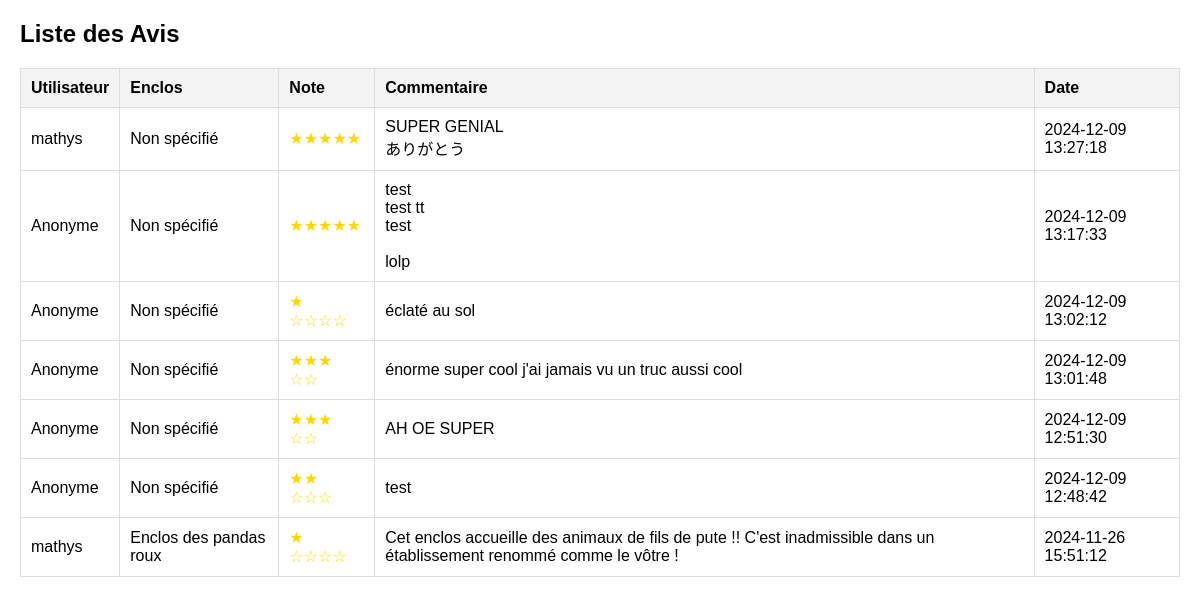
/back/get_review.php, run on an earlier commit of the app's database.
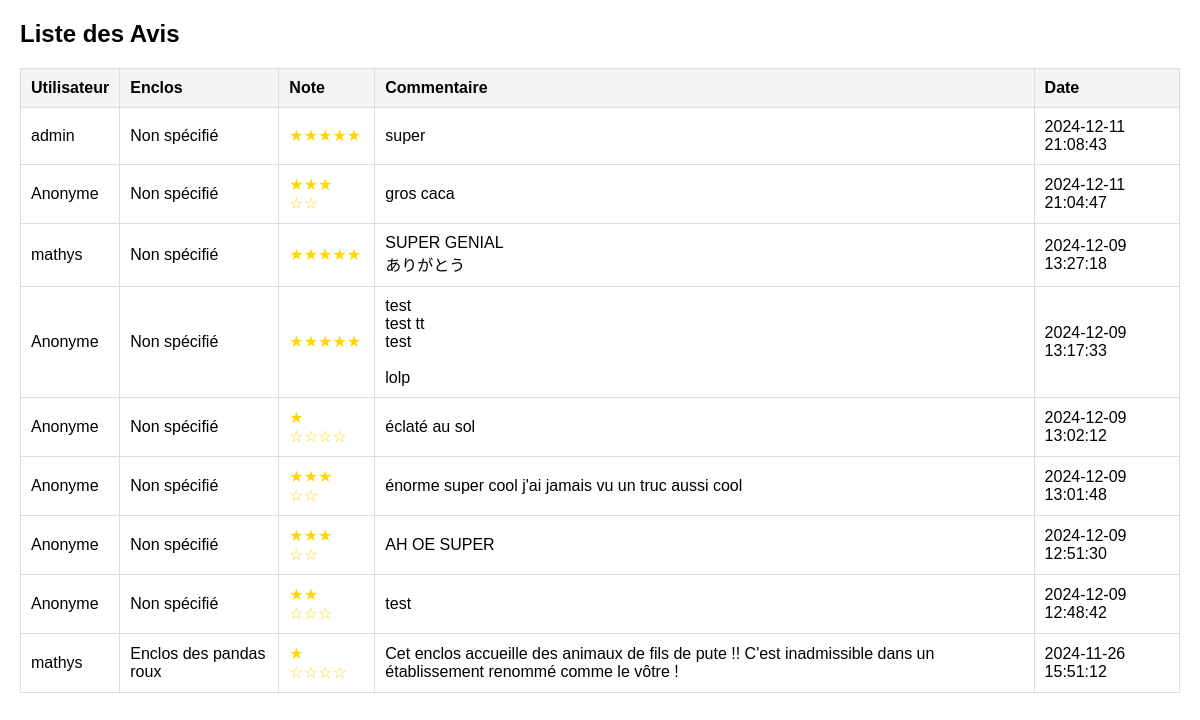
And on a later commit of the database.
### tables this page shows
CREATE TABLE IF NOT EXISTS `reviews` (
  `review_id` int NOT NULL AUTO_INCREMENT,
  `user_id` int DEFAULT NULL,
  `enclosure_id` int DEFAULT NULL,
  `rating` int NOT NULL,
  `comment` text,
  `created_at` timestamp NULL DEFAULT CURRENT_TIMESTAMP,
  PRIMARY KEY (`review_id`),
  KEY `user_id` (`user_id`),
  KEY `enclosure_id` (`enclosure_id`)
);

CREATE TABLE IF NOT EXISTS `users` (
  `user_id` int NOT NULL AUTO_INCREMENT,
  `username` varchar(50) NOT NULL,
  `password` varchar(255) NOT NULL,
  `email` varchar(100) NOT NULL,
  `role` enum('user','admin') NOT NULL DEFAULT 'user',
  `created_at` timestamp NULL DEFAULT CURRENT_TIMESTAMP,
  PRIMARY KEY (`user_id`),
  UNIQUE KEY `username` (`username`),
  UNIQUE KEY `email` (`email`)
);

CREATE TABLE IF NOT EXISTS `enclosures` (
  `enclosure_id` int NOT NULL AUTO_INCREMENT,
  `name` varchar(60) NOT NULL,
  `description` text,
  `status` enum('open','closed') NOT NULL DEFAULT 'open',
  `biome_id` int DEFAULT NULL,
  PRIMARY KEY (`enclosure_id`),
  KEY `biome_id` (`biome_id`)
);

### back/get_review.php (the view, shortened to what this page needs)
<?php
$host = 'localhost';
$dbname = 'projet_web_2425';
$user = 'root';
$pass = '';
try {
    $pdo = new PDO("mysql:host=$host;dbname=$dbname;charset=utf8", $user, $pass);
    $pdo->setAttribute(PDO::ATTR_ERRMODE, PDO::ERRMODE_EXCEPTION);
} catch (PDOException $e) {
    die("Erreur de connexion à la base de données : " . $e->getMessage());
}
try {
    $stmt = $pdo->query("SELECT r.review_id, r.rating, r.comment, r.created_at, u.username, e.name
                         FROM reviews r
                         LEFT JOIN users u ON r.user_id = u.user_id
                         LEFT JOIN enclosures e ON r.enclosure_id = e.enclosure_id
                         ORDER BY r.created_at DESC");
    $reviews = $stmt->fetchAll(PDO::FETCH_ASSOC);
} catch (PDOException $e) {
    die("Erreur lors de la récupération des avis : " . $e->getMessage());
}
?>
<!DOCTYPE html>
<html lang="fr">
<head>
</head>
<body>
    <h2>Liste des Avis</h2>
    <table>
        <thead>
            <tr>
                <th>Utilisateur</th>
                <th>Enclos</th>
                <th>Note</th>
                <th>Commentaire</th>
                <th>Date</th>
            </tr>
        </thead>
        <tbody>
            <?php if (empty($reviews)) : ?>
                <tr>
                    <td colspan="5">Aucun avis disponible pour le moment.</td>
                </tr>
            <?php else : ?>
                <?php foreach ($reviews as $review) : ?>
                    <tr>
                        <td><?= htmlspecialchars($review['username'] ?? 'Anonyme') ?></td>
                        <td><?= htmlspecialchars($review['name'] ?? 'Non spécifié') ?></td>
                        <td class="rating">
                            <?= str_repeat('★', $review['rating']) ?>
                            <?= str_repeat('☆', 5 - $review['rating']) ?>
                        </td>
                        <td><?= nl2br($review['comment']) ?></td>
                        <td><?= htmlspecialchars($review['created_at']) ?></td>
                    </tr>
                <?php endforeach; ?>
            <?php endif; ?>
        </tbody>
    </table>
</body>
</html>

### back/get_review.php (style rules this page uses)
body { font-family: Arial, sans-serif; margin: 20px; }
table { width: 100%; border-collapse: collapse; margin-bottom: 20px; }
table, th, td { border: 1px solid #ddd; }
th, td { padding: 10px; text-align: left; }
th { background-color: #f4f4f4; }
.rating { color: gold; }

What changed in the data, as far as the page shows it:
added reviews: user.username "admin", name "Non spécifié", rating "★★★★★", comment "super", created_at "2024-12-11 21:08:43"
added reviews: username "Anonyme", name "Non spécifié", rating "★★★", rating "☆☆", comment "gros caca", created_at "2024-12-11 21:04:47"
